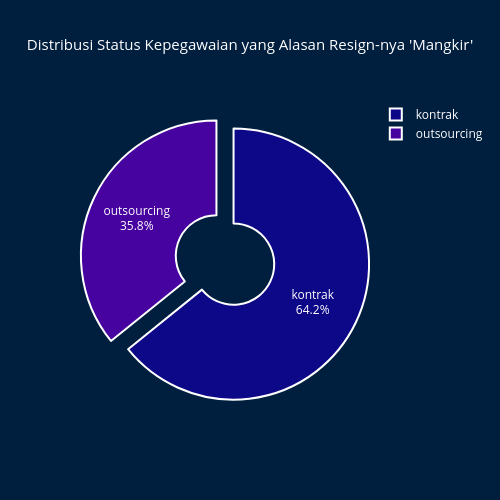

Notebook code cell kept with this figure:
### Code cell
import pandas as pd
import plotly.graph_objects as go
import plotly.express as px

# 1. Baca data
df = pd.read_excel('D:\\dirty work\\hasil_sentimen.xlsx')

# 2. Pastikan lowercase
df['clean_text'] = df['clean_text'].str.lower()
df['STATUS KEPEGAWAIAN'] = df['STATUS KEPEGAWAIAN'].str.lower()

# 3. Filter baris yang mengandung kata "mangkir"
df_mangkir = df[df['clean_text'].str.contains("mangkir", na=False)]

# 4. Hitung jumlah per status kepegawaian
status_counts = df_mangkir['STATUS KEPEGAWAIAN'].value_counts()
labels = status_counts.index.tolist()
values = status_counts.values.tolist()

# 5. Pie chart interaktif dengan gradasi dan efek 3D donat
fig = go.Figure(data=[go.Pie(
    labels=labels,
    values=values,
    hole=0.3,
    textinfo='label+percent',
    pull=[0.07]*len(labels),
    marker=dict(
        colors=px.colors.sequential.Plasma,
        line=dict(color='white', width=2)
    )
)])

# 6. Layout: judul besar, posisi tengah, latar navy
fig.update_layout(
    title=dict(
        text="Distribusi Status Kepegawaian yang Alasan Resign-nya 'Mangkir'",
        font=dict(size=15),
        x=0.5  # Pusatkan judul
    ),
    paper_bgcolor='#001f3f',
    font=dict(color='white'),
    height=500,
    width=500
)

fig.show()

### Figure 1 — Plotly figure (JSON) as saved in the notebook; plotly's stock layout.template omitted (floating-point values rounded to 4 significant figures)
{"data": [{"hole": 0.3, "labels": ["kontrak", "outsourcing"], "marker": {"colors": ["#0d0887", "#46039f", "#7201a8", "#9c179e", "#bd3786", "#d8576b", "#ed7953", "#fb9f3a", "#fdca26", "#f0f921"], "line": {"color": "white", "width": 2}}, "pull": [0.07, 0.07], "textinfo": "label+percent", "type": "pie", "values": [52, 29]}], "layout": {"font": {"color": "white"}, "height": 500, "paper_bgcolor": "#001f3f", "title": {"font": {"size": 15}, "text": "Distribusi Status Kepegawaian yang Alasan Resign-nya 'Mangkir'", "x": 0.5}, "width": 500}}
